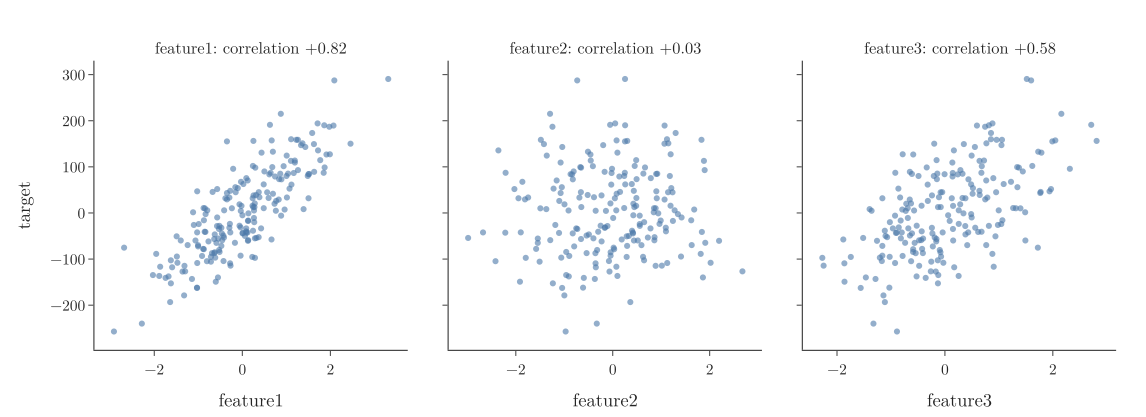

Generate this figure with Python:
"""Assumption 1: each input against the target (Plotly)."""
from pathlib import Path
import numpy as np
import plotly.graph_objects as go
from plotly.subplots import make_subplots
from common import df, BLUE, FONT

here = Path(__file__).parent
cols = ["feature1", "feature2", "feature3"]
r = [np.corrcoef(df[c], df["target"])[0, 1] for c in cols]
fig = make_subplots(1, 3, shared_yaxes=True, horizontal_spacing=0.04,
                    subplot_titles=[f"{c}: correlation {v:+.2f}" for c, v in zip(cols, r)])
for i, c in enumerate(cols, start=1):
    fig.add_trace(go.Scatter(x=df[c], y=df["target"], mode="markers", marker=dict(size=6, color=BLUE, opacity=0.6)), 1, i)
    fig.update_xaxes(title=c, row=1, col=i)
fig.update_yaxes(title="target", row=1, col=1)
fig.update_layout(template="simple_white", width=1100, height=400, showlegend=False, font=FONT,
                  margin=dict(l=70, r=20, t=50, b=60))
fig.update_annotations(font_size=16)
print([round(v, 3) for v in r])
fig.write_image(here / "linearity.png", scale=2)
fig.write_image(here / "linearity.pdf")
